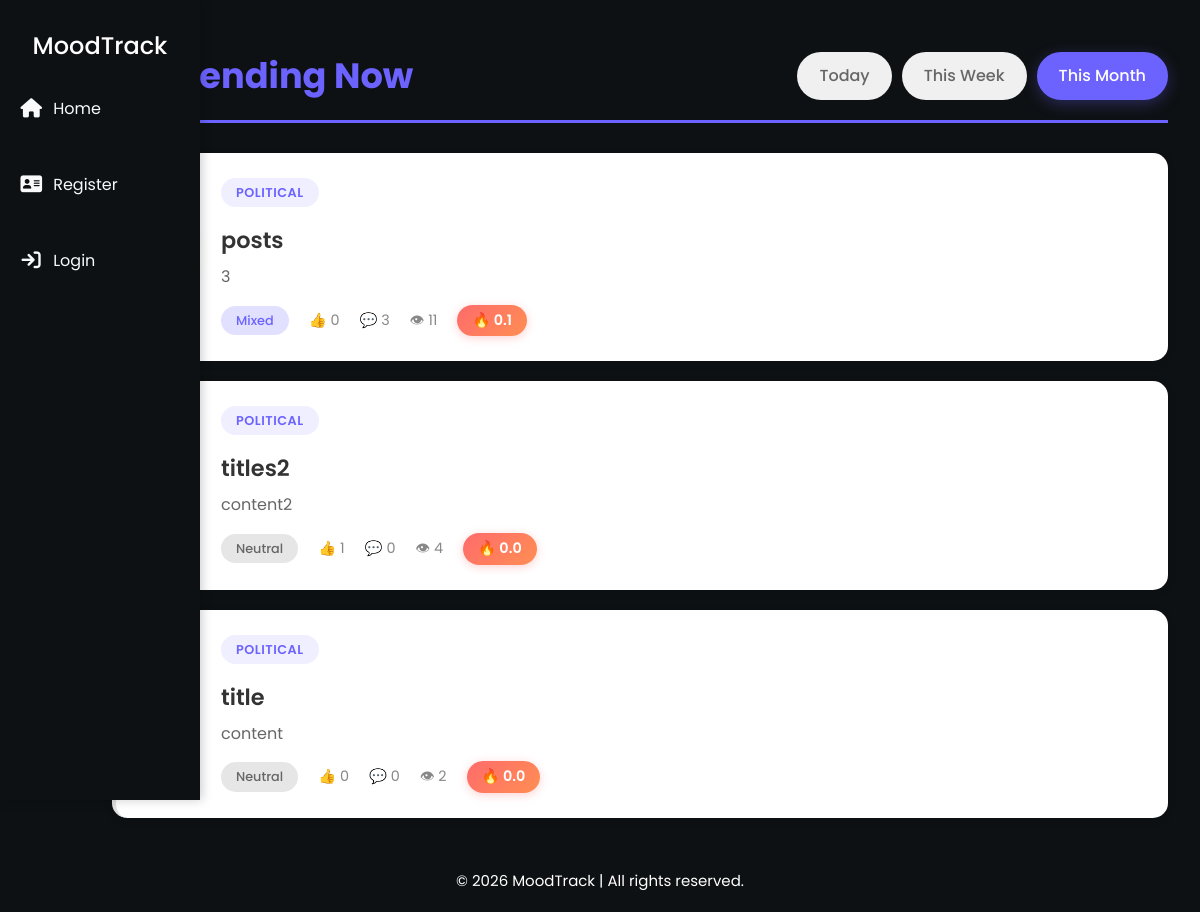
The app's page /trending/?timeframe=month with its own data.
### moodtrack_app/models.py (models this page shows, shortened)
class Post(models.Model):
    title = models.CharField(max_length=200)
    content = models.TextField()
    author = models.ForeignKey(User, on_delete=models.CASCADE, related_name="posts")
    CATEGORY_CHOICES = [
        ('Political', 'Political'),
        ('Nature', 'Nature'),
        ('Sports', 'Sports'),
        ('Food', 'Food'),
    ]
    category = models.CharField(max_length=10, choices=CATEGORY_CHOICES, default='none')
    created_at = models.DateTimeField(auto_now_add=True)
    updated_at = models.DateTimeField(auto_now=True)
    trending_score = models.FloatField(default=0.0)
    views_count = models.PositiveIntegerField(default=0)
    class Meta:
        ordering = ['-created_at']
    def get_absolute_url(self):
        return reverse("post-detail", args=[str(self.id)])
    def total_likes(self):
        return self.likes.count()
    def total_dislikes(self):
        return self.dislikes.count()
    def update_trending_score(self):
        from django.utils import timezone
        from datetime import timedelta
        hours_since_posted = (timezone.now() - self.created_at).total_seconds() / 3600
        likes = self.total_likes()
        dislikes = self.total_dislikes()
        comments = self.comments.count()
        views = self.views_count
        score = (likes * 2 + comments * 3 + views * 0.5 - dislikes) / (hours_since_posted + 2) ** 1.5
        self.trending_score = max(0, score)
        self.save(update_fields=['trending_score'])

### moodtrack_app/views.py (the view)
# urls.py: path('trending/', TrendingPostsView.as_view(), name='trending'),
class TrendingPostsView(ListView):
    model = Post
    template_name = 'moodtrack_app/trending.html'
    context_object_name = 'posts'
    paginate_by = 10
    def get_queryset(self):
        recent_posts = Post.objects.filter(
            created_at__gte=timezone.now() - timedelta(days=7)
        )
        for post in recent_posts:
            post.update_trending_score()
        timeframe = self.request.GET.get('timeframe', 'today')
        if timeframe == 'today':
            date_filter = timezone.now() - timedelta(days=1)
        elif timeframe == 'week':
            date_filter = timezone.now() - timedelta(days=7)
        elif timeframe == 'month':
            date_filter = timezone.now() - timedelta(days=30)
        else:
            date_filter = timezone.now() - timedelta(days=1)
        return Post.objects.filter(
            created_at__gte=date_filter
        ).order_by('-trending_score')
    def get_context_data(self, **kwargs):
        context = super().get_context_data(**kwargs)
        context['timeframe'] = self.request.GET.get('timeframe', 'today')
        for post in context['posts']:
            comments = post.comments.all()
            total = comments.count()
            if total > 0:
                joy_pct = (comments.filter(sentiment='joy').count() / total) * 100
                post.dominant_sentiment = 'joy' if joy_pct > 50 else 'mixed'
            else:
                post.dominant_sentiment = 'neutral'
        return context

### moodtrack_app/models.py (called while the page is built)
@receiver(post_save, sender=Post)
def update_user_points_post(sender, instance, created, **kwargs):
    if created:
        profile, _ = UserProfile.objects.get_or_create(user=instance.author)
        profile.points += 10
        profile.total_posts += 1   # 🔥 ADD THIS
        profile.save()
        check_and_award_badges(instance.author)

### moodtrack_app/templates/moodtrack_app/trending.html (shortened to what this page needs)
{% extends "moodtrack_app/base.html" %}
{% load static %}
{% block content %}
<link rel="stylesheet" href="{% static 'moodtrack_app/trending.css' %}">
<div class="trending-header">
    <h2>🔥 Trending Now</h2>
    <div class="time-filters">
        <a href="?timeframe=today" class="{% if timeframe == 'today' %}active{% endif %}">Today</a>
        <a href="?timeframe=week" class="{% if timeframe == 'week' %}active{% endif %}">This Week</a>
        <a href="?timeframe=month" class="{% if timeframe == 'month' %}active{% endif %}">This Month</a>
    </div>
</div>
<div class="trending-list">
    {% for post in posts %}
    <article class="trending-card rank-{{ forloop.counter }}">
        <div class="rank-number">{{ forloop.counter }}</div>
        <div class="trending-content">
            <span class="category-badge">{{ post.category }}</span>
            <h3><a href="{{ post.get_absolute_url }}">{{ post.title }}</a></h3>
            <p>{{ post.content|truncatewords:20 }}</p>
            <div class="trending-meta">
                <span class="sentiment-indicator {{ post.dominant_sentiment }}">
                    {{ post.dominant_sentiment }}
                </span>
                <span>👍 {{ post.total_likes }}</span>
                <span>💬 {{ post.comments.count }}</span>
                <span>👁 {{ post.views_count }}</span>
                <span class="trending-score">🔥 {{ post.trending_score|floatformat:1 }}</span>
            </div>
        </div>
    </article>
    {% endfor %}
</div>
{% endblock %}

### moodtrack_app/static/moodtrack_app/main.css (style rules this page uses)
html, body { background-color: #0e1113 !important; }
* { padding: 0; margin: 0; box-sizing: border-box; font-family: "Poppins", "Times New Roman"; }
body { background-color: black; color: #333; }
a { text-decoration: none; color: inherit; }

### moodtrack_app/static/moodtrack_app/trending.css (style rules this page uses)
.trending-header { display: flex; justify-content: space-between; align-items: center; margin-bottom: 30px; padding: 20px 0; border-bottom: 3px solid #6c63ff; flex-wrap: wrap; gap: 20px; }
.trending-header h2 { color: #6c63ff; font-size: 2.2rem; font-weight: 700; margin: 0; display: flex; align-items: center; gap: 10px; }
.time-filters { display: flex; gap: 10px; flex-wrap: wrap; }
.time-filters a { padding: 10px 20px; border-radius: 25px; text-decoration: none; color: #666; background: #f0f0f0; font-weight: 500; transition: all 0.3s ease; border: 2px solid transparent; }
.time-filters a.active { background: #6c63ff; color: white; border-color: #6c63ff; box-shadow: 0 4px 15px rgba(108, 99, 255, 0.3); }
.trending-list { display: flex; flex-direction: column; gap: 20px; }
.trending-card { display: flex; gap: 20px; padding: 25px; background: white; border-radius: 15px; box-shadow: 0 2px 10px rgba(0, 0, 0, 0.08); transition: all 0.3s ease; border-left: 4px solid #e0e0e0; position: relative; overflow: hidden; }
.trending-card::before { content: ""; position: absolute; top: 0; left: 0; width: 100%; height: 100%; background: linear-gradient(135deg, rgba(108, 99, 255, 0.03) 0%, transparent 100%); opacity: 0; transition: opacity 0.3s ease; }
.rank-number { font-size: 3rem; font-weight: 800; color: #6c63ff; min-width: 60px; display: flex; align-items: center; justify-content: center; text-shadow: 2px 2px 4px rgba(108, 99, 255, 0.2); }
.rank-1 .rank-number { color: #FFD700; text-shadow: 0 0 20px rgba(255, 215, 0, 0.5); font-size: 3.5rem; }
.rank-2 .rank-number { color: #C0C0C0; text-shadow: 0 0 15px rgba(192, 192, 192, 0.4); }
.rank-3 .rank-number { color: #CD7F32; text-shadow: 0 0 15px rgba(205, 127, 50, 0.4); }
.trending-content { flex: 1; }
.category-badge { display: inline-block; background: rgba(108, 99, 255, 0.1); color: #6c63ff; padding: 5px 15px; border-radius: 20px; font-size: 0.8rem; font-weight: 600; text-transform: uppercase; letter-spacing: 0.5px; margin-bottom: 10px; }
.trending-content h3 { margin: 10px 0; font-size: 1.4rem; font-weight: 600; }
.trending-content h3 a { color: #333; text-decoration: none; transition: color 0.3s ease; }
.trending-content p { color: #666; line-height: 1.6; margin: 0 0 15px 0; }
.trending-meta { display: flex; gap: 20px; flex-wrap: wrap; align-items: center; font-size: 0.9rem; color: #888; }
.sentiment-indicator { padding: 5px 15px; border-radius: 20px; font-weight: 500; font-size: 0.8rem; text-transform: capitalize; }
.sentiment-indicator.mixed { background: rgba(108, 99, 255, 0.2); color: #6c63ff; }
.sentiment-indicator.neutral { background: rgba(128, 128, 128, 0.2); color: #666; }
.trending-score { background: linear-gradient(135deg, #ff6b6b 0%, #ff8e53 100%); color: white; padding: 5px 15px; border-radius: 20px; font-weight: 600; box-shadow: 0 2px 10px rgba(255, 107, 107, 0.3); }

### records on screen
Post: category "POLITICAL", title "posts", content "3", dominant_sentiment "Mixed", total_likes "0", comments.count "3", views_count "11", trending_score "0.1"
Post: category "POLITICAL", title "titles2", content "content2", dominant_sentiment "Neutral", total_likes "1", comments.count "0", views_count "4", trending_score "0.0"
Post: category "POLITICAL", title "title", content "content", dominant_sentiment "Neutral", total_likes "0", comments.count "0", views_count "2", trending_score "0.0"
